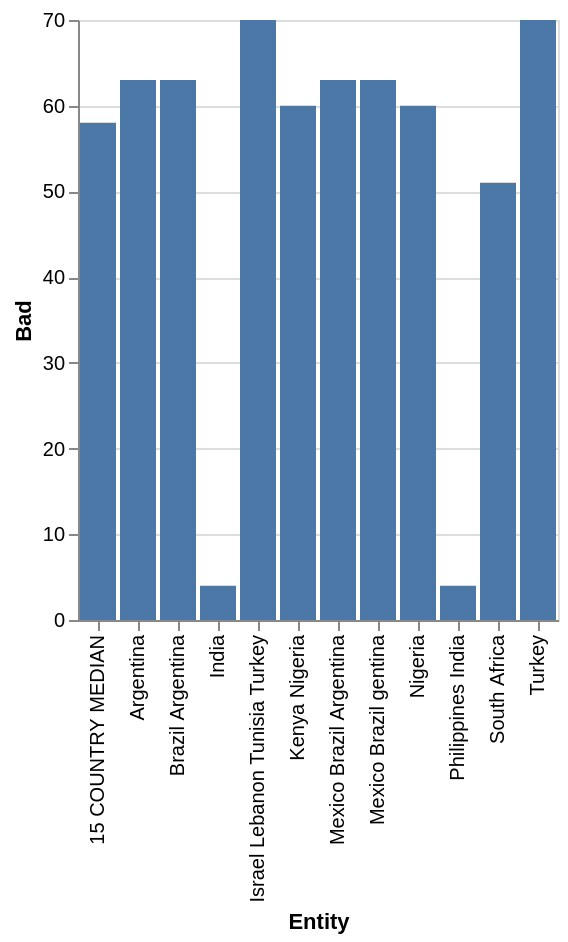

Source (Vega-Lite JSON):
### Vega-Lite specification from a JSON file in a GitHub repository (floating-point values rounded to 4 significant figures)
{"$schema": "https://vega.github.io/schema/vega-lite/v5.json", "description": "Bar chart auto-generated from CSV", "data": {"values": [{"Entity": "15 COUNTRY MEDIAN", "Bad": "58.0", "Good": "nan"}, {"Entity": "Argentina", "Bad": "63.0", "Good": "nan"}, {"Entity": "Brazil Argentina", "Bad": "63.0", "Good": "52.0"}, {"Entity": "Mexico Brazil Argentina", "Bad": "63.0", "Good": "52.0"}, {"Entity": "Mexico Brazil gentina", "Bad": "63.0", "Good": "52.0"}, {"Entity": "Nigeria", "Bad": "60.0", "Good": "38.0"}, {"Entity": "Kenya Nigeria", "Bad": "60.0", "Good": "58.0"}, {"Entity": "South Africa", "Bad": "51.0", "Good": "45.0"}, {"Entity": "Turkey", "Bad": "70.0", "Good": "nan"}, {"Entity": "Israel Lebanon Tunisia Turkey", "Bad": "70.0", "Good": "66.0"}, {"Entity": "Japan Indonesia South Korea", "Bad": "nan", "Good": "59.0"}, {"Entity": "India", "Bad": "4.0", "Good": "nan"}, {"Entity": "Philippines India", "Bad": "4.0", "Good": "46.0"}]}, "mark": "bar", "encoding": {"x": {"field": "Entity", "type": "ordinal"}, "y": {"field": "Bad", "type": "quantitative"}}}
